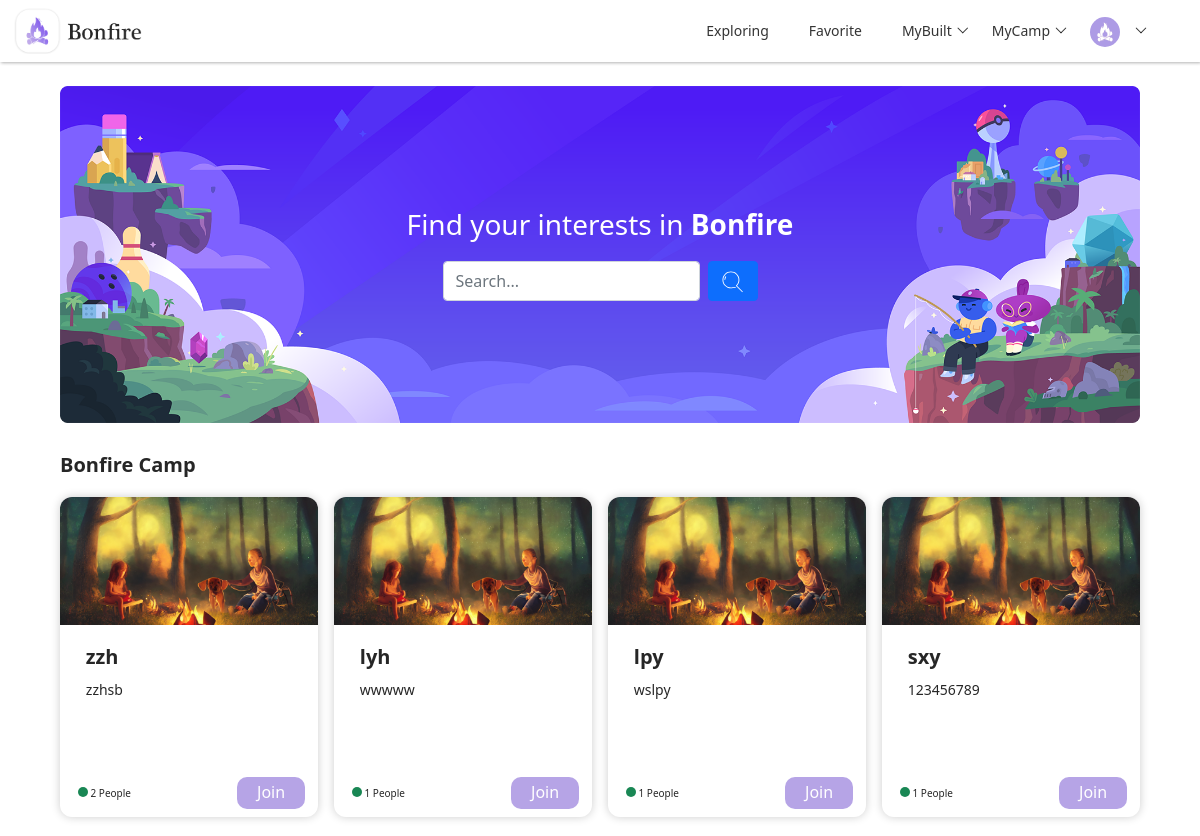
Screenshot of / (signed in) with the database file from the repository.
### models.py (models this page shows)
class CampModel(db.Model):
    __tablename__ = "camp"
    id = db.Column(db.Integer, primary_key=True, autoincrement=True)
    name = db.Column(db.String(100), nullable=False, unique=False)
    description = db.Column(db.String(200), nullable=True)
    background = db.Column(db.String(200), nullable=True, default="default_camp.png")
    create_time = db.Column(db.DateTime, default=datetime.now)

### blueprints/index.py (the view)
class Index(Resource):
    def get(self):
        camps = CampModel.query.all()
        camp_user = CampUserModel.query.all()
        users_in_camp = {}
        for camp in camps:
            users_in_camp[camp.id] = 0
        for user in camp_user:
            users_in_camp[user.camp_id] += 1
        print(users_in_camp)
        camps_list = []
        camps_dict = {}
        for camp in camps:
            camps_dict["camp_id"] = camp.id
            camps_dict["camp_name"] = camp.name
            camps_dict["camp_description"] = camp.description
            camps_dict["camp_background"] = camp.background
            camps_dict["users_num"] = users_in_camp[camp.id]
            camps_list.append(camps_dict)
            camps_dict = {}
        return render_template("index.html", camps=camps_list)

### app.py (called while the page is built)
@app.before_request
def before_request():
    user_id = session.get("user_id")
    if user_id:
        try:
            user = UserModel.query.get(user_id)
            g.user = user
        except:
            g.user = None

@app.context_processor
def context_processor():
    if hasattr(g, "user"):
        return {"user": g.user}
    else:
        return {}

### blueprints/index.py (called while the page is built)
@api.representation('text/html')
def output_html(data, code, headers=None):
    if isinstance(data, str):
        resp = Response(data)
        return resp
    else:
        return Response(json.dumps(data), mimetype='application/json')

### templates/index.html (shortened to what this page needs)
{% extends "components/index_navi.html" %}
{% block head %}
    <link rel="stylesheet" href="{{ url_for('static', filename='css/index.css') }}">
{% endblock %}
{% block body %}
    <div class="box-container">
        <div class="head-container">
            <img class="head-pho" src="{{ url_for('static', filename='images/container_pho.png') }}">
            <div class="head-wrapper">
                <h3 style="margin-bottom: 20px; color: white">Find your interests in <b>Bonfire</b></h3>
                <form class="d-flex" id="search-bar" method="get" action="{{ url_for("index.index") }}">
                    <input class="form-control me-2 add-input" type="search" placeholder="Search..." name="todos">
                    <button class="btn btn-primary" type="submit" id="search-btn">
                    </button>
                </form>
            </div>
        </div>
        <div class="container-content">
            <h3 class="container-content-title">
                Bonfire Camp
            </h3>
            <div class="item-container">
                {% for camp in camps %}
                    <div class="item">
                        {% if camp["camp_background"] == "default_camp.png" %}
                            <div class="item-photo" style="background-image: url('../static/images/default_camp.png');"></div>
                        {% else %}
                            <div class="item-photo" style="background-image: url('../static/upload/background/{{ camp["camp_background"] }}');"></div>
                        {% endif %}
                        <div class="item-content">
                            <h4 class="item-content-title">
                                {{ camp["camp_name"] }}
                            </h4>
                            <p class="item-content-des">
                                {{ camp["camp_description"] }}
                            </p>
                        </div>
                        <div class="item-info">
                            <div class="item-info-people">
                                <div class="circle bg-success"></div>
                                <p class="info-people" id="users_num_{{ camp["camp_id"] }}">{{ camp["users_num"] }}</p>
                                <p class="info-people">People</p>
                            </div>
                            <button class="item-info-join" onclick="join_camp({{ camp["camp_id"] }})">
                                Join
                            </button>
                        </div>
                    </div>
                {% endfor %}
            </div>
        </div>
    </div>
{% endblock %}

### templates/components/index_navi.html (shortened to what this page needs)
<!DOCTYPE html>
<html lang="en">
<head>
    <link rel="stylesheet" href="{{ url_for('static', filename='bootstrap/bootstrap@5.1.1.min.css') }}">
    <link rel="stylesheet" href="{{ url_for('static', filename='css/base.css') }}">
    <link rel="stylesheet" href="{{ url_for('static', filename='layui/css/layui.css') }}">
    {% block head %}{% endblock %}
</head>
<body>
<nav class="navbar navbar-expand-md nav-bar fixed-top">
    <img class="justify-content-start navi-logo"
         src={{ url_for("static", filename="images/nav-logo.png") }}>
    <div class="collapse navbar-collapse justify-content-end nav-content" id="collapsibleNavbar">
        <ul class="navbar-nav nav-title layui-nav">
            <li class="layui-nav-item">
                <a href="{{ url_for("index.index") }}">Exploring</a>
            </li>
            <li class="layui-nav-item">
                <a href="{{ url_for("index.index") }}">Favorite</a>
            </li>
            <li class="layui-nav-item">
                <a href="javascript:">MyBuilt</a>
            </li>
            <li class="layui-nav-item">
                <a href="javascript:">MyCamp</a>
            </li>
            <li class="layui-nav-item">
                <a href="javascript:;">
                    {% if user.avatar == "default.png" %}
                        <img src="{{ url_for('static', filename='images/default.png') }}" alt="avatar"
                             class="layui-nav-img" id="navi-logo">
                    {% else %}
                        <img class="layui-nav-img"
                             src="../static/upload/avatar/{{ user.avatar }}"
                             alt="avatar" id="navi-logo">
                    {% endif %}
                </a>
            </li>
        </ul>
    </div>
</nav>
{% block body %}{% endblock %}
</body>
</html>

### static/css/base.css (style rules this page uses)
html { scroll-behavior:smooth; }
* { margin: 0; padding: 0; box-sizing: border-box; }
li { list-style: none }
img { border: 0; vertical-align: middle }
button { cursor: pointer }
a { color: #D6D6D6; text-decoration: none !important; }
p { margin-bottom: unset !important; }
button, input { font-family: Microsoft YaHei, Heiti SC, tahoma, arial, Hiragino Sans GB, "\5B8B\4F53", sans-serif; border: 0; outline: none; }
.navi-logo { height: 46px; margin-left: 10px; }
.nav-bar { box-shadow: 1px 1px 3px rgb(0 0 0 / 30%); backdrop-filter: saturate(180%) blur(20px)!important; z-index: 99!important; }
.nav-content { margin-right: 30px; }
.nav-title a { color: #343434 !important; transition: ease 0.3s; }

### static/css/index.css (style rules this page uses)
.box-container { display: flex; position: absolute; top:46px; width: 100vw; margin-top: 40px; flex-direction: column; align-items: center; }
.head-container { position: relative; width: 90vw; border-radius: 20px; margin-bottom: 20px; }
.head-pho { display: inherit; width: 100%; height: auto; }
.head-wrapper { position: absolute; top: 0; left: 0; bottom: 0; right: 0; display: flex; flex-direction: column; align-items: center; justify-content: center; }
.item-container { display: grid; width: 90vw; grid-gap: 16px; grid-template-columns: repeat(auto-fill, minmax(248px, 1fr)); }
.item { display: flex; position: relative; flex-direction: column; align-items: center; width: 100%; height: 320px; box-shadow: 0 0 10px rgba(0,0,0,0.2); border-radius: 12px; margin-bottom: 20px; transition: ease 0.3s; }
.item-photo { display: inherit; width: 100%; height: 40%; border-radius: 12px 12px 0 0; background-size: cover; }
.item-content { margin-top: 20px; width: 80%; height: 45%; }
.item-content-title { font-size: 20px; font-weight: bold; margin-bottom: 10px; }
.item-content-des { font-size:14px; }
.item-info { display:flex; position: absolute; bottom: 0; height: 15%; width: 90%; align-items: center; justify-content: space-between; }
.circle { display: inline-block; width: 10px; height: 10px; border-radius: 5px; }
.item-info-people { margin-left: 5px; font-size: 10px; }
.info-people { display: inline; }
.item-info-join { padding: 3px 20px; background-color: #b6a4e6; color: white; border-radius: 10px; transition: ease 0.3s; cursor: pointer; }
.container-content-title { font-size: 20px; font-weight: bold; margin-top: 10px; margin-bottom: 20px; }

### rows the page displays
CampModel: camp_name "zzh", camp_description "zzhsb", users_num "2"
CampModel: camp_name "lyh", camp_description "wwwww", users_num "1"
CampModel: camp_name "lpy", camp_description "wslpy", users_num "1"
CampModel: camp_name "sxy", camp_description "123456789", users_num "1"
